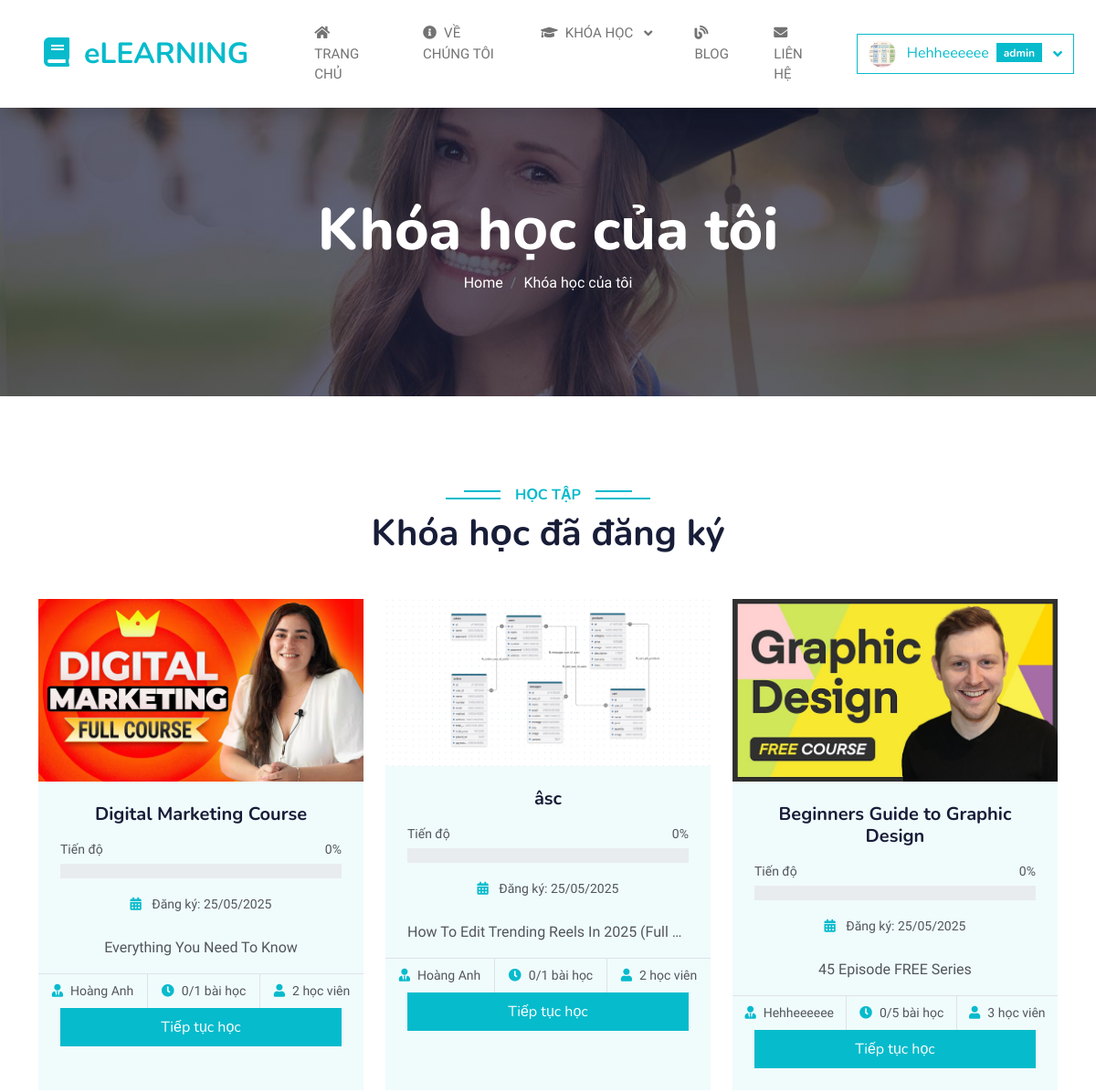
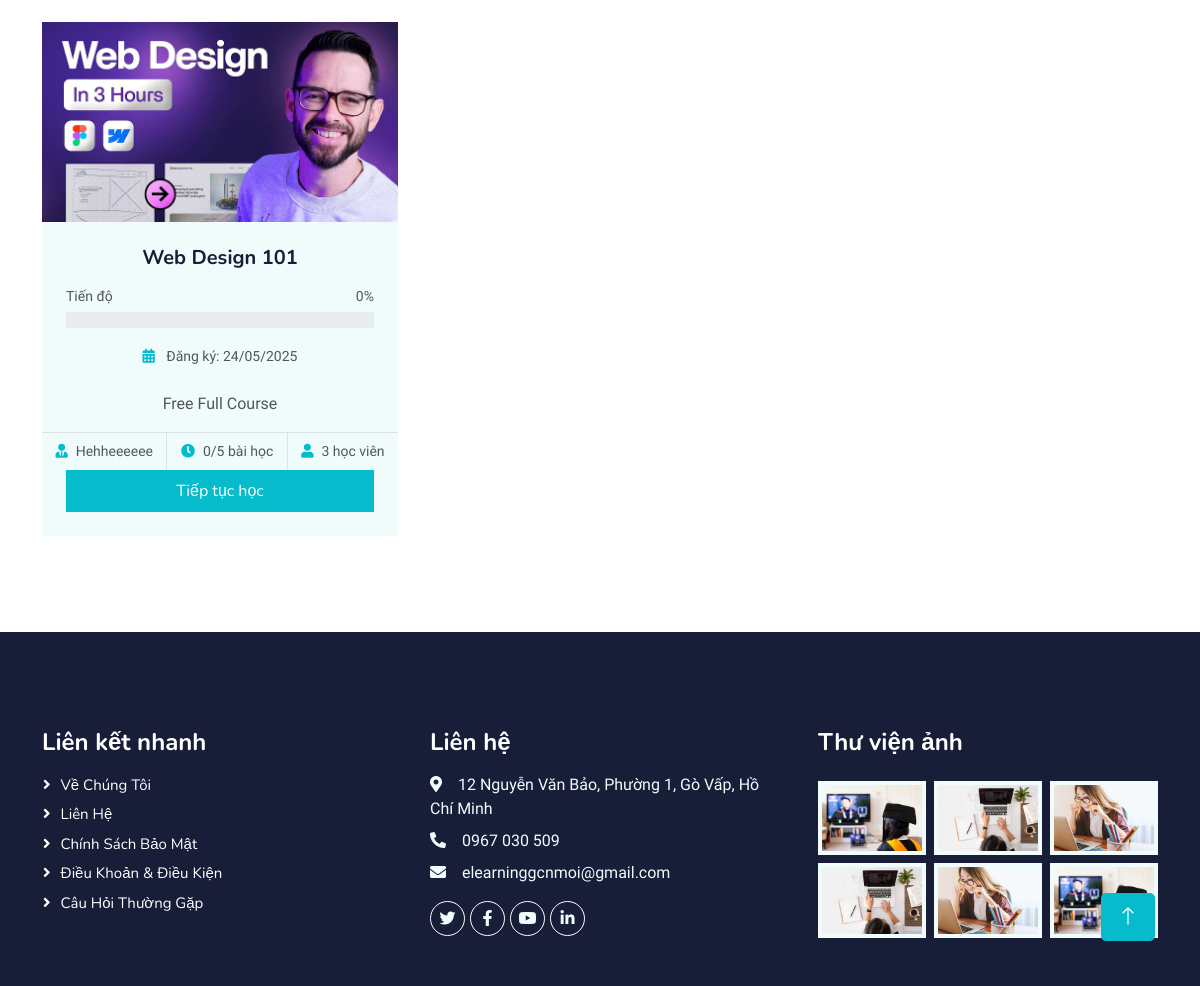
Page /public/my-courses.php (signed in) on the committed database (2 pictures, top to bottom).
### tables this page shows
CREATE TABLE `enrollments` (
  `id` int(11) NOT NULL,
  `user_id` int(11) DEFAULT NULL,
  `course_id` int(11) DEFAULT NULL,
  `enrolled_at` datetime DEFAULT current_timestamp()
);

CREATE TABLE `courses` (
  `id` int(11) NOT NULL,
  `title` varchar(255) DEFAULT NULL,
  `description` text DEFAULT NULL,
  `price` decimal(10,2) DEFAULT NULL,
  `instructor_id` int(11) DEFAULT NULL,
  `created_at` datetime DEFAULT current_timestamp(),
  `thumbnail` text DEFAULT NULL
);

CREATE TABLE `users` (
  `user_id` int(11) NOT NULL,
  `username` varchar(50) DEFAULT NULL,
  `name` varchar(100) DEFAULT NULL,
  `email` varchar(100) DEFAULT NULL,
  `avatar` text DEFAULT NULL,
  `password` varchar(255) DEFAULT NULL,
  `role` enum('student','instructor','admin') NOT NULL,
  `status` enum('active','inactive') NOT NULL DEFAULT 'active',
  `created_at` datetime DEFAULT current_timestamp()
);

### classes/CourseManager.php (called while the page is built, shortened)
<?php
require_once __DIR__ . '/../public/includes/db.php';
class CourseManager
{
    private $conn;
    public function __construct()
    {
        global $conn;
        $this->conn = $conn;
    }
    private function countLessonsByCourse($courseId)
    {
        $stmt = $this->conn->prepare("SELECT COUNT(*) as total FROM lessons WHERE course_id = ?");
        $stmt->bind_param("i", $courseId);
        $stmt->execute();
        $result = $stmt->get_result();
        $row = $result->fetch_assoc();
        return $row['total'] ?? 0;
    }
    private function countStudentsByCourse($courseId)
    {
        $stmt = $this->conn->prepare("SELECT COUNT(*) as total FROM enrollments WHERE course_id = ?");
        $stmt->bind_param("i", $courseId);
        $stmt->execute();
        $result = $stmt->get_result();
        $row = $result->fetch_assoc();
        return $row['total'] ?? 0;
    }
    private function getCategoriesByCourse($courseId)
    {
        $stmt = $this->conn->prepare("
            SELECT c.id, c.name
            FROM categories c
            JOIN course_categories cc ON c.id = cc.category_id
            WHERE cc.course_id = ?
        ");
        $stmt->bind_param("i", $courseId);
        $stmt->execute();
        $result = $stmt->get_result();
        $categories = array();
        while ($row = $result->fetch_assoc()) {
            $categories[] = $row;
        }
        return $categories;
    }
    public function getEnrolledCourses($userId)
    {
        $stmt = $this->conn->prepare("
            SELECT c.id AS course_id, c.title, c.description, c.price, c.instructor_id, c.created_at, c.thumbnail,
                   u.name as instructor_name, e.enrolled_at
            FROM courses c
            JOIN enrollments e ON c.id = e.course_id
            LEFT JOIN users u ON c.instructor_id = u.user_id
            WHERE e.user_id = ?
            ORDER BY e.enrolled_at DESC
        ");
        $stmt->bind_param("i", $userId);
        $stmt->execute();
        $result = $stmt->get_result();
        $courses = array();
        while ($row = $result->fetch_assoc()) {
            $row['lesson_count'] = $this->countLessonsByCourse($row['course_id']);
            $row['completed_lessons'] = $this->countCompletedLessons($userId, $row['course_id']);
            $row['categories'] = $this->getCategoriesByCourse($row['course_id']);
            $row['student_count'] = $this->countStudentsByCourse($row['course_id']);
            $courses[] = $row;
        }
        return $courses;
    }
    public function countCompletedLessons($userId, $courseId)
    {
        $query = "SHOW TABLES LIKE 'lesson_progress'";
        $result = $this->conn->query($query);
        $stmt = $this->conn->prepare("
            SELECT COUNT(lp.id) as total
            FROM lesson_progress lp
            JOIN lessons l ON lp.lesson_id = l.id
            WHERE lp.user_id = ? AND l.course_id = ? AND lp.completed = 1
        ");
        $stmt->bind_param("ii", $userId, $courseId);
        $stmt->execute();
        $result = $stmt->get_result();
        $row = $result->fetch_assoc();
        return $row['total'] ?? 0;
    }
}

### public/my-courses.php (the view, shortened to what this page needs)
<?php
require_once '../classes/CourseManager.php';
$userId = $_SESSION['user_id'];
$courseManager = new CourseManager();
$enrolledCourses = $courseManager->getEnrolledCourses($userId);
?>
<!DOCTYPE html>
<html lang="en">
<head>
    <link href="https://cdnjs.cloudflare.com/ajax/libs/font-awesome/5.10.0/css/all.min.css" rel="stylesheet">
    <link href="https://cdn.jsdelivr.net/npm/bootstrap-icons@1.4.1/font/bootstrap-icons.css" rel="stylesheet">
    <link href="assets/lib/animate/animate.min.css" rel="stylesheet">
    <link href="assets/lib/owlcarousel/assets/owl.carousel.min.css" rel="stylesheet">
    <link href="assets/css/bootstrap.min.css" rel="stylesheet">
    <link href="assets/css/style.css" rel="stylesheet">
</head>
<body>
    <?php include 'includes/header.php'; ?>
    <div class="container-fluid bg-primary py-5 mb-5 page-header">
        <div class="container py-5">
            <div class="row justify-content-center">
                <div class="col-lg-10 text-center">
                    <h1 class="display-3 text-white animated slideInDown">Khóa học của tôi</h1>
                    <nav aria-label="breadcrumb">
                        <ol class="breadcrumb justify-content-center">
                            <li class="breadcrumb-item"><a class="text-white" href="index.php">Home</a></li>
                            <li class="breadcrumb-item text-white active" aria-current="page">Khóa học của tôi</li>
                        </ol>
                    </nav>
                </div>
            </div>
        </div>
    </div>
    <div class="container-xxl py-5">
        <div class="container">
            <div class="text-center wow fadeInUp" data-wow-delay="0.1s">
                <h6 class="section-title bg-white text-center text-primary px-3">Học tập</h6>
                <h1 class="mb-5">Khóa học đã đăng ký</h1>
            </div>
            <?php if (count($enrolledCourses) > 0): ?>
                <div class="row g-4">
                    <?php foreach ($enrolledCourses as $course): ?>
                        <div class="col-lg-4 col-md-6 wow fadeInUp" data-wow-delay="0.1s">
                            <div class="course-item bg-light h-100 course-card">
                                <div class="position-relative overflow-hidden">
                                    <img class="img-fluid" src="<?php echo $course['thumbnail'] ?: 'assets/img/course-1.jpg'; ?>" alt="<?php echo htmlspecialchars($course['title']); ?>">
                                </div>
                                <div class="text-center p-4 pb-0">
                                    <h5 class="mb-3"><?php echo htmlspecialchars($course['title']); ?></h5>
                                    <?php
                                    $totalLessons = $course['lesson_count'];
                                    $completedLessons = $course['completed_lessons'];
                                    $progressPercent = $totalLessons > 0 ? round(($completedLessons / $totalLessons) * 100) : 0;
                                    ?>
                                    <div class="mb-3">
                                        <div class="d-flex justify-content-between">
                                            <small>Tiến độ</small>
                                            <small><?php echo $progressPercent; ?>%</small>
                                        </div>
                                        <div class="progress">
                                        </div>
                                    </div>
                                    <p class="mb-4">
                                        <small>
                                            <i class="fa fa-calendar-alt text-primary me-2"></i>
                                            Đăng ký: <?php echo date('d/m/Y', strtotime($course['enrolled_at'])); ?>
                                        </small>
                                    </p>
                                    <?php if ($course['description']): ?>
                                        <p class="text-truncate mb-3"><?php echo htmlspecialchars($course['description']); ?></p>
                                    <?php endif; ?>
                                </div>
                                <div class="d-flex border-top">
                                    <small class="flex-fill text-center border-end py-2">
                                        <i class="fa fa-user-tie text-primary me-2"></i><?php echo htmlspecialchars($course['instructor_name']); ?>
                                    </small>
                                    <small class="flex-fill text-center border-end py-2">
                                        <i class="fa fa-clock text-primary me-2"></i><?php echo $completedLessons . '/' . $totalLessons; ?> bài học
                                    </small>
                                    <small class="flex-fill text-center py-2">
                                        <i class="fa fa-user text-primary me-2"></i><?php echo $course['student_count']; ?> học viên
                                    </small>
                                </div>
                                <div class="p-4 pt-0">
                                    <a class="btn btn-primary w-100 py-2" href="lessons.php?course_id=<?php echo $course['course_id']; ?>">
                                        Tiếp tục học
                                    </a>
                                </div>
                            </div>
                        </div>
                    <?php endforeach; ?>
                </div>
            <?php endif; ?>
        </div>
    </div>
    <?php include 'includes/footer.php'; ?>
    <a href="#" class="btn btn-lg btn-primary btn-lg-square back-to-top"><i class="bi bi-arrow-up"></i></a>
</body>
</html>

### public/assets/css/style.css (style rules this page uses)
:root { --primary: #06BBCC; --light: #F0FBFC; --dark: #181d38; }
.back-to-top { position: fixed; display: none; right: 45px; bottom: 45px; z-index: 99; }
.btn { font-family: 'Nunito', sans-serif; font-weight: 600; transition: .5s; }
.btn.btn-primary, .btn.btn-secondary { color: #FFFFFF; }
.btn-square, .btn-sm-square, .btn-lg-square { padding: 0; display: flex; align-items: center; justify-content: center; font-weight: normal; border-radius: 0px; }
.page-header { background: linear-gradient(rgba(24, 29, 56, .7), rgba(24, 29, 56, .7)), url(../img/carousel-1.jpg); background-position: center center; background-repeat: no-repeat; background-size: cover; }
.breadcrumb-item + .breadcrumb-item::before { color: var(--light); }
.section-title { position: relative; display: inline-block; text-transform: uppercase; }
.section-title::before { position: absolute; content: ""; width: calc(100% + 80px); height: 2px; top: 4px; left: -40px; background: var(--primary); z-index: -1; }
.section-title::after { position: absolute; content: ""; width: calc(100% + 120px); height: 2px; bottom: 5px; left: -60px; background: var(--primary); z-index: -1; }
.category img, .course-item img { transition: .5s; }

### public/my-courses.php (style rules this page uses)
.progress { height: 10px; margin-top: 5px; }
.course-card { transition: transform 0.3s; }

### rows in the picture
enrollments: course.thumbnail (picture), course.title "Digital Marketing Course", progressPercent "0", enrolled_at "25/05/2025", course.description "Everything You Need To Know", users.name "Hoàng Anh", completedLessons "0", totalLessons "1", course.instructor_id "2"
enrollments: course.thumbnail (picture), course.title "âsc", progressPercent "0", enrolled_at "25/05/2025", course.description "How To Edit Trending Reels In 2025 (Full…", users.name "Hoàng Anh", completedLessons "0", totalLessons "1", course.instructor_id "2"
enrollments: course.thumbnail (picture), course.title "Beginners Guide to Graphic Design", course "0", enrolled_at "25/05/2025", course.description "45 Episode FREE Series", user.name "Hehheeeeee", completedLessons "0", course "5", student_count "3"
enrollments: course.thumbnail (picture), course.title "Web Design 101", progressPercent "0", enrolled_at "24/05/2025", course.description "Free Full Course", user.name "Hehheeeeee", completedLessons "0", totalLessons "5", course "3"

### other values in the picture
$_SESSION['name'] "Hehheeeeee"
$_SESSION['phanquyen'] "admin"
